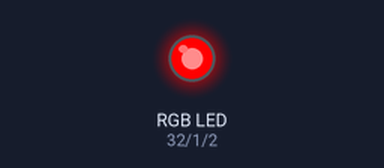
A sketch run on a simulated ESP32. On the bench: an RGB LED mixed from three pins (HIGH = lit).

Above: at 0.2 s.
At 1.2 s:
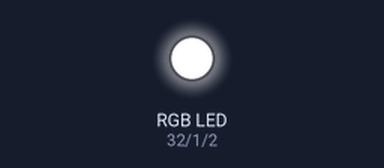
At 1.7 s:
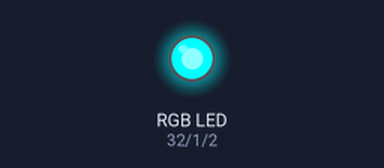
At 2.2 s:
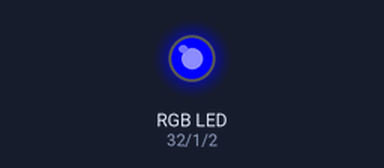
At 3.7 s:
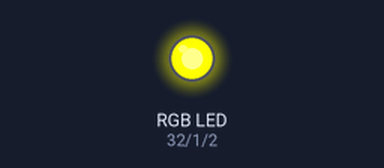
At 5.7 s:
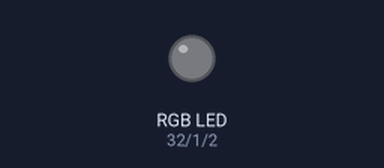
Timing chart, 0 to 6.9 s (numbered marks = the images above):
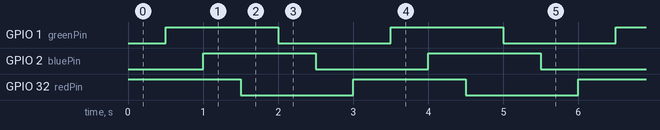

Measured:
- by itself, GPIO 1 (greenPin), GPIO 2 (bluePin), GPIO 32 (redPin): alternates HIGH for 1.5 s and LOW for 1.5 s
- by itself, everything shown: repeats every 3.0 s, in 6 steps

The sketch:

SimpleCycleRGB.ino
```cpp
int redPin = A4;    // RED pin of the LED to PWM pin **A4**
int greenPin = D0;  // GREEN pin of the LED to PWM pin **D0**
int bluePin = D1;   // BLUE pin of the LED to PWM pin **D1**
int brightness = 255; // Full brightness for an Cathode RGB LED is 0, and off 255

void setup()
{
  // Set up our pins for output
  pinMode( redPin, OUTPUT);
  pinMode( greenPin, OUTPUT);
  pinMode( bluePin, OUTPUT);
}


void loop()
{

  analogWrite(redPin, brightness);
  delay(500);  // wait for 500 milliseconds

  analogWrite(greenPin, brightness);
  delay(500);  // wait for 500 milliseconds

  analogWrite(bluePin, brightness);
  delay(500);  // wait for 500 milliseconds

  brightness = 255 - brightness;

}
```
